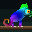

Source code (Python):
"""Chameleon — one big lizard on a branch, running colour through itself.

An original loop for the Lumen wall. The chameleon fills the panel: helmeted
head and a swivelling turret eye at the right, body sloping down to the left,
tail coiled into a spiral, two pincer feet clamped on a branch. Nothing about
the animal moves except two things, and both of them close the loop exactly:

  * a hue wave travels head-to-tail along the body's arc length, one full turn
    of the colour wheel per loop, so frame N is frame 0 again;
  * the eye's aperture orbits once around the turret in the same period,
    speeding up and dwelling twice on the way round — the sly beat.

Everything else (silhouette, shading, branch, background) is computed once and
reused, which is also what keeps this inside the panel's 8 KB budget: only the
~430 skin pixels change from frame to frame.

The coil is the hard part at 32x32. Ring spacing is under 3 px, so adjacent
turns would fuse into a blob; every skin pixel that sits next to a MUCH later
part of the tail (arc-length jump, not distance) is darkened into a cast
shadow, which is what actually separates the turns.

Run:  .venv\\Scripts\\python.exe art\\chameleon.py   -> chameleon.gif (+ strip)
"""

import colorsys
import math
from pathlib import Path

from PIL import Image, ImageDraw

HERE = Path(__file__).resolve().parent
SIZE = 32
FRAMES = 24
DURATION_MS = 130

HUE_SPAN = 0.85          # turns of the colour wheel visible along the body
HUE_START = 0.30

# spine of the animal: nose first, then head, neck, shoulder, hip
SPINE = [
    (31.2, 14.6, 1.2),
    (29.4, 13.4, 2.7),
    (27.3, 11.9, 3.9),
    (24.4, 11.2, 4.6),
    (21.8, 12.6, 4.4),
    (19.0, 14.4, 5.1),
    (16.2, 16.2, 4.9),
    (13.6, 17.7, 3.9),
    (11.8, 18.7, 2.7),
    (10.6, 19.3, 1.9),
]

# tail: a spiral continuing from the last spine point
TAIL_C = (6.6, 21.2)
TAIL_R0, TAIL_R1 = 4.43, 1.40
TAIL_TH0, TAIL_TH1 = 1.70, 0.50
TAIL_TH0_DEG = -25.4
TAIL_SWEEP = 400.0

# legs: (start, knee, foot, r_start, r_end)
LEGS = [
    ((19.6, 17.8), (20.6, 21.8), (19.8, 25.4), 1.9, 1.2),   # foreleg
    ((12.8, 19.6), (11.2, 22.8), (12.8, 25.4), 1.9, 1.2),   # hind leg
]

# the casque — the helmet ridge over the back of the skull. Without it the head
# is just a rounded blob; it is the single silhouette cue that says "chameleon"
CASQUE = [(28.8, 9.4), (26.2, 3.8), (22.4, 4.6), (19.8, 9.6), (22.2, 12.8)]
HEAD_C = (24.6, 11.0)

EYE_C = (26.9, 11.1)
EYE_R = 3.3
APERTURE_ORBIT = 1.15
APERTURE_R = 1.55
PUPIL_R = 0.85

MOUTH = [(24, 15), (25, 15), (26, 15), (27, 15), (28, 15), (29, 15), (30, 14), (31, 14)]

BRANCH_TOP = 26
BRANCH_BOT = 29

BG_EDGE = (7, 13, 17)
BG_MID = (20, 38, 36)
BARK_DK = (42, 28, 19)
BARK = (92, 62, 38)
BARK_HI = (138, 100, 60)
IRIS = (255, 198, 62)
IRIS_DK = (176, 116, 24)
CLAW = (226, 214, 186)
LIGHT = (-0.55, -0.83)          # from the upper left


def lerp(a, b, t):
    return tuple(round(a[i] + (b[i] - a[i]) * t) for i in range(3))


def hashp(x, y, salt=0):
    h = ((x * 73856093) ^ (y * 19349663) ^ (salt * 83492791)) & 0xFFFFFFFF
    h = (h * 2654435761) & 0xFFFFFFFF
    return ((h >> 13) ^ h) & 0xFF


def samples():
    """Dense (x, y, radius, arclen) samples down the spine and out the tail."""
    pts = []
    for i in range(len(SPINE) - 1):
        x0, y0, r0 = SPINE[i]
        x1, y1, r1 = SPINE[i + 1]
        seg = math.hypot(x1 - x0, y1 - y0)
        n = max(2, int(seg / 0.2))
        for k in range(n):
            t = k / n
            pts.append((x0 + (x1 - x0) * t, y0 + (y1 - y0) * t, r0 + (r1 - r0) * t))
    n = 460
    for k in range(n + 1):
        t = k / n
        ang = math.radians(TAIL_TH0_DEG + TAIL_SWEEP * t)
        rad = TAIL_R0 + (TAIL_R1 - TAIL_R0) * t
        th = TAIL_TH0 + (TAIL_TH1 - TAIL_TH0) * (t ** 0.75)
        pts.append((TAIL_C[0] + rad * math.cos(ang), TAIL_C[1] + rad * math.sin(ang), th))

    out, arc = [], 0.0
    for i, (x, y, r) in enumerate(pts):
        if i:
            arc += math.hypot(x - pts[i - 1][0], y - pts[i - 1][1])
        out.append([x, y, r, arc])
    total = out[-1][3]
    for p in out:
        p[3] /= total
    return out


PTS = samples()


def dorsal_ridge(skin):
    """Serrated ridge: every other column's topmost back pixel, lit.

    Spikes pushed OUTSIDE the silhouette were the first attempt and they came
    out as five scattered dots — at 32x32 a detached 1 px bump is dirt on the
    panel, not a ridge. Riding the existing top edge costs no extra pixels and
    actually reads as serration.
    """
    top = {}
    for (x, y), (u, s, n, kind) in skin.items():
        if kind != "body" or not (0.05 < s < 0.50):
            continue
        if x not in top or y < top[x][0]:
            top[x] = (y, s, n)
    return [(x, y, s, n) for x, (y, s, n) in top.items() if x % 2 == 0]


def leg_pixels():
    """Skin mask for the two legs, plus the claw pixels that grip the branch."""
    body, claws = {}, set()
    for (a, k, b, r0, r1) in LEGS:
        n = 90
        for i in range(n + 1):
            t = i / n
            # quadratic bend through the knee
            px = (1 - t) ** 2 * a[0] + 2 * (1 - t) * t * k[0] + t * t * b[0]
            py = (1 - t) ** 2 * a[1] + 2 * (1 - t) * t * k[1] + t * t * b[1]
            r = r0 + (r1 - r0) * t
            for yy in range(SIZE):
                for xx in range(SIZE):
                    if (xx - px) ** 2 + (yy - py) ** 2 <= r * r:
                        d = math.hypot(xx - px, yy - py)
                        prev = body.get((xx, yy))
                        if prev is None or d / r < prev[0]:
                            body[(xx, yy)] = (d / r, 0.30 + 0.30 * t,
                                              (xx - px, yy - py))
        fx, fy = b
        for dx in (-2, -1, 1, 2):
            claws.add((int(round(fx + dx)), BRANCH_TOP))
        claws.add((int(round(fx)), BRANCH_TOP - 1))
    return body, claws


def build_maps():
    """Static per-pixel geometry: arclen, inside-ness, normal, kind."""
    skin = {}
    for y in range(SIZE):
        for x in range(SIZE):
            best = None
            for (px, py, r, s) in PTS:
                d2 = (x - px) ** 2 + (y - py) ** 2
                if d2 <= r * r:
                    if best is None or s > best[0]:
                        d = math.sqrt(d2)
                        best = (s, d / r, (x - px, y - py))
            if best is not None:
                skin[(x, y)] = (best[1], best[0], best[2], "body")

    mask = Image.new("1", (SIZE, SIZE), 0)
    ImageDraw.Draw(mask).polygon(CASQUE, fill=1)
    mpx = mask.load()
    for y in range(SIZE):
        for x in range(SIZE):
            if not mpx[x, y] or (x, y) in skin:
                continue
            d = math.hypot(x - HEAD_C[0], y - HEAD_C[1])
            # cap the inside-ness: the casque is a flat plate catching the
            # light, not a sphere, and letting u reach 1 turns it into a dark
            # lump sitting on a bright head
            skin[(x, y)] = (min(0.55, d / 9.0), 0.045,
                            (x - HEAD_C[0], y - HEAD_C[1]), "casque")

    legs, claws = leg_pixels()
    for (p, (u, s, n)) in legs.items():
        if p not in skin:
            skin[p] = (u, s, n, "leg")

    for (x, y, s, n) in dorsal_ridge(skin):
        skin[(x, y)] = (0.55, s, n, "crest")

    # Cast shadow where a later turn of the coil lies over an earlier one:
    # neighbours that are close in space but FAR apart in arc length. One full
    # turn of the coil is ~0.4 of the total arc, so the threshold has to sit
    # well above the ~0.07 jump between the casque and the neck behind it —
    # at 0.055 this rule quietly halved the brightness of the whole helmet.
    shadow = set()
    for (x, y), (u, s, n, kind) in skin.items():
        if s < 0.30:                            # tail only; the head has no coil
            continue
        for dx in (-2, -1, 0, 1, 2):
            for dy in (-2, -1, 0, 1, 2):
                q = skin.get((x + dx, y + dy))
                if q and q[1] > s + 0.18 and dx * dx + dy * dy <= 4:
                    shadow.add((x, y))
    return skin, claws, shadow


SKIN, CLAWS, SHADOW = build_maps()


def background():
    # Flat horizontal bands, not a radial vignette. Every row is then a single
    # LZW run, and since the background is re-encoded in all 24 full frames
    # that choice alone is worth ~2 KB of the 8 KB budget.
    img = Image.new("RGB", (SIZE, SIZE))
    for y in range(SIZE):
        g = min(1.0, max(0.0, (y - 2) / 26.0))
        row = lerp(BG_EDGE, BG_MID, round(g * 2) / 2.0)
        for x in range(SIZE):
            img.putpixel((x, y), row)

    # the branch: a lit top edge, body, dark underside, sparse grain
    for y in range(BRANCH_TOP, BRANCH_BOT + 1):
        t = (y - BRANCH_TOP) / (BRANCH_BOT - BRANCH_TOP)
        base = lerp(BARK_HI, BARK_DK, t ** 0.7)
        for x in range(SIZE):
            img.putpixel((x, y), base)
    for x in range(SIZE):                       # a few grain streaks only
        if hashp(x, 0, 9) > 214:
            img.putpixel((x, BRANCH_TOP + 1), lerp(BARK, BARK_DK, 0.45))
        if hashp(x, 0, 17) > 226:
            img.putpixel((x, BRANCH_TOP + 2), lerp(BARK, BARK_HI, 0.35))
    return img


BG = background()


def skin_rgb(s, u, n, kind, phase):
    hue = (HUE_START + s * HUE_SPAN - phase) % 1.0
    nx, ny = n
    ln = math.hypot(nx, ny) or 1.0
    nx, ny = nx / ln, ny / ln
    lam = max(0.0, nx * LIGHT[0] + ny * LIGHT[1])
    belly = max(0.0, min(1.0, ny * 0.9 + 0.15))

    v = 0.70 + 0.36 * lam
    v *= 1.0 - 0.26 * (u ** 1.8)                # rounded volume
    v *= 1.0 + 0.16 * belly                     # pale underside
    sat = 0.94 - 0.34 * belly
    # blues and violets at equal V read as a black hole on an LED panel; lift
    # the cold half of the wheel so the wave keeps its weight all the way round
    v *= 1.0 + 0.30 * max(0.0, math.cos(2 * math.pi * (hue - 0.66)))

    band = math.cos(s * 24.0)                   # lateral flank banding
    v *= 1.0 + 0.11 * band
    sat *= 1.0 - 0.10 * band

    if kind == "crest":
        v *= 1.22
    elif kind == "casque":
        v *= 1.10 - 0.25 * u                    # lit ridge falling into shadow
    elif kind == "leg":
        v *= 0.80
    return v, sat, hue


def frame(f):
    img = BG.copy()
    px = img.load()
    phase = f / FRAMES

    for (x, y), (u, s, n, kind) in SKIN.items():
        v, sat, hue = skin_rgb(s, u, n, kind, phase)
        if (x, y) in SHADOW:
            v *= 0.42
            sat *= 0.85
        v = max(0.05, min(1.0, v))
        r, g, b = colorsys.hsv_to_rgb(hue, max(0.0, min(1.0, sat)), v)
        px[x, y] = (round(r * 255), round(g * 255), round(b * 255))

    # eye turret: a cone of skin, then the aperture orbiting once per loop
    u_t = f / FRAMES
    ang = 2 * math.pi * (u_t + 0.14 * math.sin(4 * math.pi * u_t))
    ax = EYE_C[0] + APERTURE_ORBIT * math.cos(ang)
    ay = EYE_C[1] + APERTURE_ORBIT * math.sin(ang)
    for y in range(SIZE):
        for x in range(SIZE):
            d = math.hypot(x - EYE_C[0], y - EYE_C[1])
            if d > EYE_R:
                continue
            base = SKIN.get((x, y))
            s = base[1] if base else 0.06
            v, sat, hue = skin_rgb(s, min(1.0, d / EYE_R), (x - EYE_C[0], y - EYE_C[1]),
                                   "body", phase)
            v *= 1.28 - 0.42 * (d / EYE_R)      # domed lid, ridged rim
            if d > EYE_R - 1.0:
                v *= 0.62
            v = max(0.05, min(1.0, v))
            r, g, b = colorsys.hsv_to_rgb(hue, max(0.0, min(1.0, sat)), v)
            px[x, y] = (round(r * 255), round(g * 255), round(b * 255))

            da = math.hypot(x - ax, y - ay)
            if da <= PUPIL_R:
                px[x, y] = (10, 8, 10)
            elif da <= APERTURE_R:
                px[x, y] = IRIS if (x - ax) + (y - ay) < 0 else IRIS_DK

    # mouth line, drawn AFTER the turret so the lid cannot swallow the jaw
    for (x, y) in MOUTH:
        if (x, y) in SKIN:
            u, s, n, kind = SKIN[(x, y)]
            v, sat, hue = skin_rgb(s, u, n, kind, phase)
            r, g, b = colorsys.hsv_to_rgb(hue, min(1.0, sat * 1.15), max(0.04, v * 0.28))
            px[x, y] = (round(r * 255), round(g * 255), round(b * 255))
    px[30, 12] = tuple(round(c * 0.45) for c in px[30, 12])     # nostril

    for (x, y) in CLAWS:
        if 0 <= x < SIZE and 0 <= y < SIZE and (x, y) not in SKIN:
            px[x, y] = CLAW
    return img


def build():
    return [frame(f) for f in range(FRAMES)]


if __name__ == "__main__":
    frames = build()

    body_px = sum(1 for k in SKIN if SKIN[k][3] == "body")
    print(f"  skin pixels: {len(SKIN)} (body {body_px}), coil shadow {len(SHADOW)}")
    assert 240 < len(SKIN) < 700, "silhouette is the wrong size for the panel"
    assert len(SHADOW) >= 6, "coil turns are not being separated"
    assert not any(SKIN[p][1] < 0.30 for p in SHADOW), "head must never be shadowed"

    # the loop must close: frame 0 and frame FRAMES are the same phase, and the
    # aperture must come back to where it started
    for f in (0,):
        a = frame(f)
        assert list(a.getdata()) == list(frames[f].getdata()), "frames not deterministic"
    ang_end = 2 * math.pi * (1.0 + 0.14 * math.sin(4 * math.pi))
    drift = (ang_end - 2 * math.pi + math.pi) % (2 * math.pi) - math.pi
    assert abs(drift) < 1e-6, f"eye orbit does not close ({drift})"

    # the hue really has to travel — compare mean colour of two distant frames
    def mean(im):
        d = list(im.getdata())
        return tuple(sum(c[i] for c in d) / len(d) for i in range(3))
    m0, m6 = mean(frames[0]), mean(frames[FRAMES // 2])
    print(f"  mean rgb f0={tuple(round(v) for v in m0)} f{FRAMES//2}={tuple(round(v) for v in m6)}")
    assert sum(abs(m0[i] - m6[i]) for i in range(3)) > 12, "colour wave is not moving"

    # previews first — look at the art before arguing with the encoder
    keys = range(0, FRAMES, 3)
    strip = Image.new("RGB", (SIZE * 4 * len(keys) + (len(keys) - 1) * 4, SIZE * 4), (20, 20, 24))
    for i, k in enumerate(keys):
        strip.paste(frames[k].resize((SIZE * 4, SIZE * 4), Image.NEAREST), (i * (SIZE * 4 + 4), 0))
    strip.save(HERE / "chameleon.strip.png")
    frames[0].resize((SIZE * 10, SIZE * 10), Image.NEAREST).save(HERE / "chameleon-big.png")
    frames[0].save(HERE / "chameleon.png")

    import gifsafe
    best = None
    for colors in (16, 32, 64, 128, 256):
        size = gifsafe.save(frames, HERE / "chameleon.gif", duration_ms=DURATION_MS, colors=colors)
        print(f"  colors={colors:3d} -> {size} bytes")
        # BIGGEST palette that fits, not smallest file: this piece is a hue
        # sweep, and a 16-colour table posterises the wave into visible steps
        if size <= 8192:
            best = (colors, size)
    assert best, "no palette fits the 8 KB budget"
    size = gifsafe.save(frames, HERE / "chameleon.gif", duration_ms=DURATION_MS, colors=best[0])
    print(f"chameleon.gif: {len(frames)} frames, {best[0]} colors, {size} bytes (OK)")
    print("wrote chameleon.gif + chameleon.strip.png + chameleon.png")
